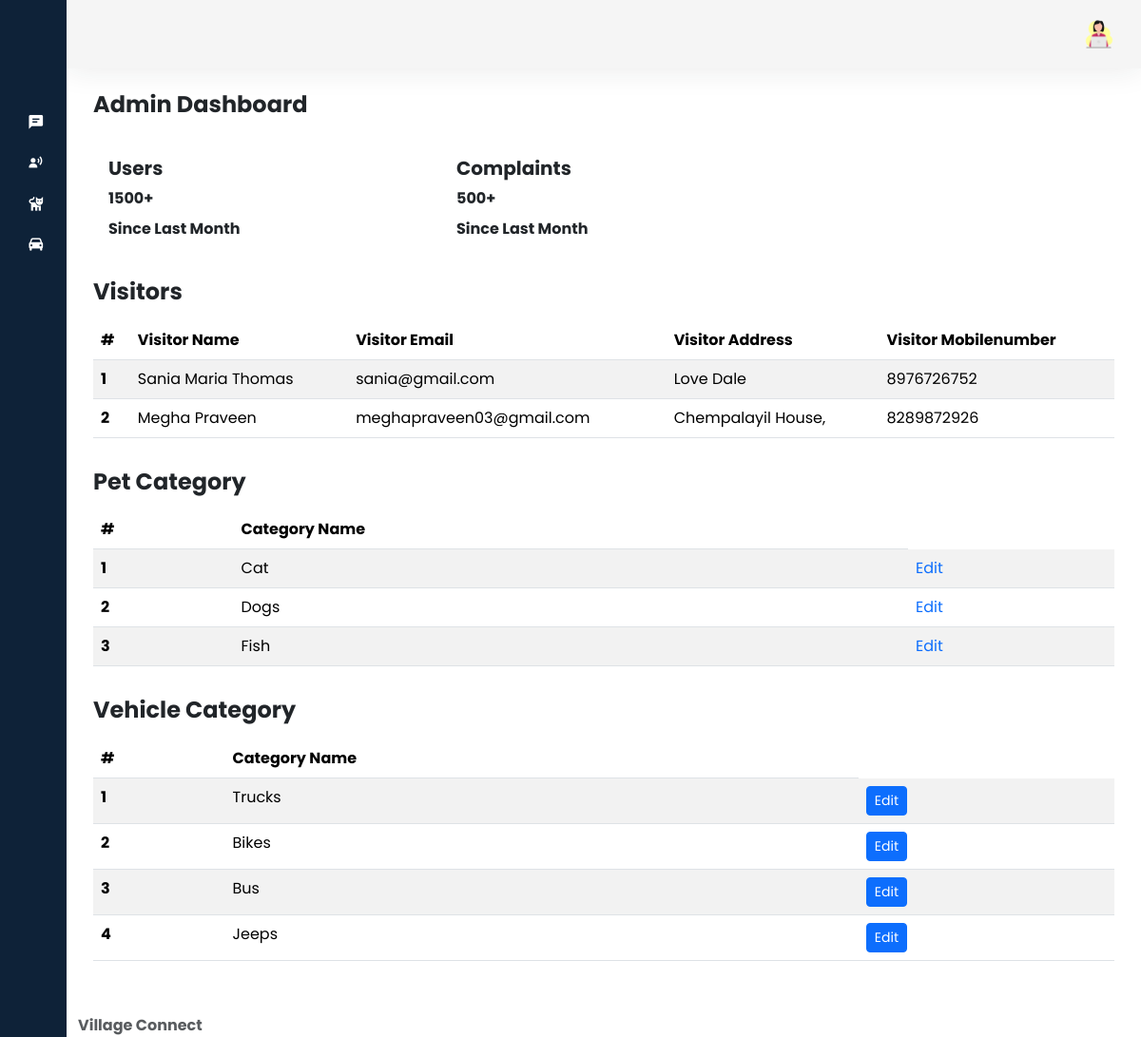
The page /adminhome on the database its author committed.
### village_website/models.py (models this page shows)
class Visitors(models.Model):
    userinfo = models.ForeignKey(UserInfo,on_delete=models.CASCADE,null=True)
    name = models.CharField(max_length=100)
    email = models.CharField(max_length=100)
    address = models.CharField(max_length=200)
    mobilenumber = models.IntegerField()

### village_admin/models.py (models this page shows, shortened)
class Petcategory(models.Model):
    pettype = models.CharField(max_length=100)

class VehicleCategory(models.Model):
    vehicle_type = models.CharField(max_length=100)

### village_admin/views.py (the view)
# urls.py: path('adminhome',views.adminhome,name="adminhome"),
def adminhome(request):
    petcategories = Petcategory.objects.all()
    vehicle_categories = VehicleCategory.objects.all()
    visitors = Visitors.objects.all()
    return render(request, 'adminhome.html', {'visitors':visitors,'petcategories': petcategories, 'vehicle_categories': vehicle_categories})

### templates/adminhome.html (shortened to what this page needs)
{% load static %}
<!DOCTYPE html>
<html lang="en">
<head>
    <link href='https://unpkg.com/boxicons@2.1.4/css/boxicons.min.css' rel='stylesheet'>
    <link href="https://cdn.lineicons.com/4.0/lineicons.css" rel="stylesheet" />
    <link href="https://cdn.jsdelivr.net/npm/bootstrap@5.3.2/dist/css/bootstrap.min.css" rel="stylesheet"
>
</head>
<body>
    <div class="wrapper">
        <aside id="sidebar">
            <div class="d-flex">
                <button class="toggle-btn" type="button">
                </button>
            </div>
            <ul class="sidebar-nav">
                <li class="sidebar-item">
                    <a href="adminusers" class="sidebar-link">
                    </a>
                </li>
                <li class="sidebar-item">
                    <a href="admincomp" class="sidebar-link">
                        <i class='bx bxs-comment-detail' ></i>
                    </a>
                </li>
                <li class="sidebar-item">
                    <a href="adminannou" class="sidebar-link">
                        <i class='bx bxs-user-voice' ></i>
                    </a>
                </li>
                <li class="sidebar-item">
                    <a href="adminpet" class="sidebar-link">
                        <i class='bx bxs-cat' ></i>
                    </a>
                </li>
                <li class="sidebar-item">
                    <a href="adminvehicle" class="sidebar-link">
                        <i class='bx bxs-car'></i>
                    </a>
                </li>
            </ul>
            <div class="sidebar-footer">
                <a href="/" class="sidebar-link">
                </a>
            </div>
        </aside>
        <div class="main">
            <nav class="navbar navbar-expand px-4 py-3">
                <div class="navbar-collapse collapse">
                    <ul class="navbar-nav ms-auto">
                        <li class="nav-item dropdown">
                            <a href="#" data-bs-toggle="dropdown" class="nav-icon pe-md-0">
                                <img src="{% static 'assets/img/admin1.png' %}" class="avatar img-fluid" alt="">
                            </a>
                        </li>
                    </ul>
                </div>
            </nav>
            <main class="content px-3 py-4">
                <div class="container-fluid">
                    <div class="mb-3">
                        <h3 class="fw-bold fs-4 mb-3">Admin Dashboard</h3>
                        <div class="row">
                            <div class="col-12 col-md-4 ">
                                <div class="card border-0">
                                    <div class="card-body py-4">
                                        <h5 class="mb-2 fw-bold">
                                            Users
                                        </h5>
                                        <p class="mb-2 fw-bold">
                                            1500+
                                        </p>
                                        <div class="mb-0">
                                            <span class=" fw-bold">
                                                Since Last Month
                                            </span>
                                        </div>
                                    </div>
                                </div>
                            </div>
                            <div class="col-12 col-md-4 ">
                                <div class="card  border-0">
                                    <div class="card-body py-4">
                                        <h5 class="mb-2 fw-bold">
                                            Complaints
                                        </h5>
                                        <p class="mb-2 fw-bold">
                                            500+
                                        </p>
                                        <div class="mb-0">
                                            <span class="fw-bold">
                                                Since Last Month
                                            </span>
                                        </div>
                                    </div>
                                </div>
                            </div>
                        </div>
                        <h3 class="fw-bold fs-4 my-3">Visitors
                        </h3>
                        <div class="row">
                            <div class="col-12">
                                <table class="table table-striped">
                                    <thead>
                                        <tr class="highlight">
                                            <th scope="col">#</th>
                                            <th scope="col">Visitor Name</th>
                                            <th scope="col">Visitor Email</th>
                                            <th scope="col">Visitor Address</th>
                                            <th scope="col">Visitor Mobilenumber</th>
                                        </tr>
                                    </thead>
                                    <tbody>
                                        {% for visitor in visitors %}
                                        <tr>
                                            <th scope="row">{{ forloop.counter }}</th>
                                            <td>{{visitor.name}}</td>
                                            <td>{{visitor.email}}</td>
                                            <td>{{visitor.address}}</td>
                                            <td>{{visitor.mobilenumber}}</td>
                                        </tr>
                                        {% endfor %}
                                    </tbody>
                                </table>
                            </div>
                        </div>
                        <h3 class="fw-bold fs-4 my-3">Pet Category
                        </h3>
                        <div class="row">
                            <div class="col-12">
                                <table class="table table-striped">
                                    <thead>
                                        <tr class="highlight">
                                            <th scope="col">#</th>
                                            <th scope="col">Category Name</th>
                                        </tr>
                                    </thead>
                                    <tbody>
                                        {% for petcategory in petcategories %}
                                        <tr>
                                            <th scope="row">{{ forloop.counter }}</th>
                                            <td>{{petcategory.pettype}}</td>
                                            <td><a href="{% url 'edit_petcategory' petcategory.id %}">Edit</a></td>
                                        </tr>
                                        {% endfor %}
                                    </tbody>
                                </table>
                            </div>
                        </div>
                        <h3 class="fw-bold fs-4 my-3">Vehicle Category
                        </h3>
                        <div class="row">
                            <div class="col-12">
                                <table class="table table-striped">
                                    <thead>
                                        <tr class="highlight">
                                            <th scope="col">#</th>
                                            <th scope="col">Category Name</th>
                                        </tr>
                                    </thead>
                                    <tbody>
                                        {% for vehiclecategory in vehicle_categories %}
                                        <tr>
                                            <th scope="row">{{ forloop.counter }}</th>
                                            <td>{{ vehiclecategory.vehicle_type }}</td>
                                            <td><a href="{% url 'edit_vehiclecategory' vehiclecategory.id %}" class="btn btn-primary btn-sm">Edit</a></td>
                                        </tr>
                                        {% endfor %}
                                    </tbody>
                                </table>
                            </div>
                        </div>
                    </div>
                </div>
            </main>
            <footer class="footer">
                <div class="container-fluid">
                    <div class="row text-body-secondary">
                        <div class="col-6 text-start ">
                            <a class="text-body-secondary" href=" #">
                                <strong>Village Connect</strong>
                            </a>
                        </div>
                    </div>
                </div>
            </footer>
        </div>
    </div>
</body>
</html>

### templates/adminhome.html (style rules this page uses)
a { text-decoration: none; }
li { list-style: none; }
body { font-family: 'Poppins', sans-serif; }
.wrapper { display: flex; }
.main { display: flex; flex-direction: column; min-height: 100vh; width: 100%; overflow: hidden; transition: all 0.35s ease-in-out; background-color: #fff; min-width: 0; }
#sidebar { width: 70px; min-width: 70px; z-index: 1000; transition: all .25s ease-in-out; background-color: #0e2238; display: flex; flex-direction: column; }
.toggle-btn { background-color: transparent; cursor: pointer; border: 0; padding: 1rem 1.5rem; }
.sidebar-nav { padding: 2rem 0; flex: 1 1 auto; }
a.sidebar-link { padding: .625rem 1.625rem; color: #FFF; display: block; font-size: 0.9rem; white-space: nowrap; border-left: 3px solid transparent; }
.sidebar-link i, .dropdown-item i { font-size: 1.1rem; margin-right: .75rem; }
.sidebar-item { position: relative; }
.navbar { background-color: #f5f5f5; box-shadow: 0 0 2rem 0 rgba(33, 37, 41, .1); }
.navbar-expand .navbar-collapse { min-width: 200px; }
.avatar { height: 40px; width: 40px; }

### rows shown on the page
Visitors: name "Sania Maria Thomas", email "sania@gmail.com", address "Love Dale", mobilenumber "8976726752"
Visitors: name "Megha Praveen", email "meghapraveen03@gmail.com", address "Chempalayil House,", mobilenumber "8289872926"
Petcategory: pettype "Cat"
Petcategory: pettype "Dogs"
Petcategory: pettype "Fish"
VehicleCategory: vehicle_type "Trucks"
VehicleCategory: vehicle_type "Bikes"
VehicleCategory: vehicle_type "Bus"
VehicleCategory: vehicle_type "Jeeps"
